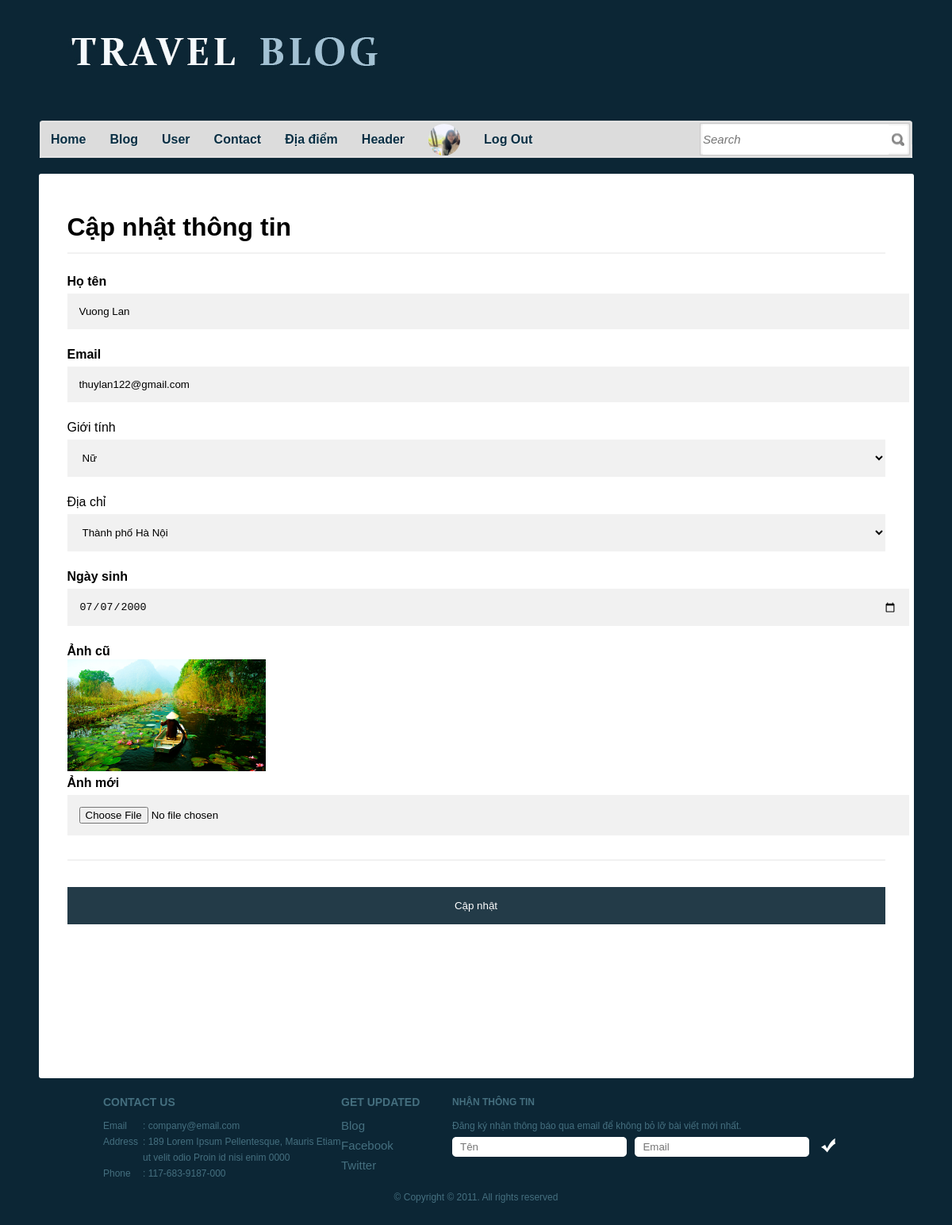
The page /ad_user_update.php?update=12 (signed in) on the database its author committed.
### tables this page shows
CREATE TABLE `register` (
  `id_regt` int(11) NOT NULL,
  `Fullname` varchar(50) NOT NULL,
  `email` varchar(30) NOT NULL,
  `password` varchar(10) NOT NULL,
  `gender` varchar(10) NOT NULL,
  `address` varchar(20) NOT NULL,
  `birthday` date NOT NULL,
  `file` varchar(100) NOT NULL,
  `level` int(11) NOT NULL
);

CREATE TABLE `devvn_tinhthanhpho` (
  `matp` varchar(5) NOT NULL,
  `name` varchar(100) NOT NULL,
  `type` varchar(30) NOT NULL,
  `slug` varchar(30) DEFAULT NULL
);

### control.php (called while the page is built, shortened)
<?php
include('connect.php');
 class data{
    public function get_register($email,$pass){
        global $conn;
        $sql="select*from register where email='$email' and password='$pass'";
        $run=mysqli_query($conn,$sql);
        return $run;
    }
    public function get_user($id_regt){
        global $conn;
        $sql="select*from register where id_regt='$id_regt'";
        $run=mysqli_query($conn,$sql);
        return $run;
    }
 public function select_devvn_tinhthanhpho(){
    global $conn;
    $sql="SELECT*from devvn_tinhthanhpho";
    $run =mysqli_query($conn,$sql);
    return $run;
 }
}

### ad_user_update.php (the view, shortened to what this page needs)
<!DOCTYPE html>
<?php
include("control.php");
$get_data=new data();
if(empty($_SESSION["email"])){
    header('location:login.php');
}
else{
$select_info=$get_data->get_register($_SESSION["email"],$_SESSION["pass"]);
foreach($select_info as $select){
	$user_avata=$select["file"];
}
}
?>
<html>
<head>
	<link rel="stylesheet" href="css/style.css" type="text/css" charset="utf-8" />
</head>
<body>
	<div id="header">
		<a href="trang1.php" id="logo"><img src="images/logo1.jpg" alt="LOGO" /></a>
		<div id="navigation">
			<ul>
            <li class="first"><a href="admin_login.php">Home</a></li>
				<li><a href="ad_man_blog.php">Blog</a></li>
				<li><a href="ad_man_user.php">User</a></li>
				<li><a href="ad_contact.php">Contact</a></li>
				<li><a href="ad_man_add.php">Địa điểm</a></li>
				<li><a href="ad_man_hd.php">Header</a></li>
				<li><a href=""><img src="img/<?php echo $user_avata?>" width="40px" height="40px" style="border-radius:50%;"></a></li>
				<li><a href="logout.php">Log Out</a></li>
			</ul>
		</div>
		<div id="search">
        <form action="" method="POST">
				<input type="text" placeholder="Search" class="txtfield" name="txt_search">
				<input type="submit" value="" class="button" name="btn_search">
			</form>
		</div>
	</div>
	<div id="contents">
		<div class="background">
        <form enctype="multipart/form-data" method="POST">
    <div class="container" id="cont">
    <h1>Cập nhật thông tin</h1>
    <hr>
    <?php
     $user_update=$get_data->get_user($_GET['update']);
     foreach($user_update as $user){
    ?>
	<label for="fname"><b>Họ tên</b></label>
    <input type="text" value="<?php  echo $user['Fullname']?>" name="txtfullname" id="fname" required>
    <label for="email"><b>Email</b></label>
    <input type="text" value="<?php  echo $user['email']?>" name="txtemail" id="email" required>
	<label>Giới tính</label>
	<select name="txtGioiTinh" class="inputs" >
		<option value="Nữ" <?php if($user['gender']=="Nữ") echo 'selected';?>>Nữ</option>
	 </select>
	 <label>Địa chỉ</label>
	<select name="txtQueQuan" class="inputs" >
							<?php
							$add=$get_data->select_devvn_tinhthanhpho();
							foreach($add as $se){
							?>
                            <option value="<?php echo $se['matp'] ?>" <?php if($se['matp']==$user['address']) echo 'selected';?>><?php echo $se['name'] ?></option>
							<?php  }?>
                         </select>
	<label for="date"><b>Ngày sinh</b></label>
	<input type="date" value="<?php echo $user['birthday'] ?>" class="date" name="txtDate"/>
	<label for="date"><b>Ảnh cũ</b></label>    <br>
    <img src="img/<?php echo $user['file'] ?>" class="img"><br>
    <label for="date"><b>Ảnh mới</b></label>
    <input type="file" class="file" name="txtFile"/>
    <hr>
    <input type="submit" class="registerbtn" name="btn_rgst" value="Cập nhật">
    <?php
     }
    ?>
  </div>
</form>
	</div>
	<div id="footer">
		<ul class="contacts">
			<h3>Contact Us</h3>
			<li><span>Email</span><p>: company@email.com</p></li>
			<li><span>Address</span><p>: 189 Lorem Ipsum Pellentesque, Mauris Etiam ut velit odio Proin id nisi enim 0000</p></li>
			<li><span>Phone</span><p>: 117-683-9187-000</p></li>
		</ul>
		<ul id="connect">
			<h3>Get Updated</h3>
			<li><a href="blog.php">Blog</a></li>
			<li><a href="http://facebook.com/freewebsitetemplates" target="_blank">Facebook</a></li>
			<li><a href="http://twitter.com/fwtemplates" target="_blank">Twitter</a></li>
		</ul>
		<div id="newsletter">
			<p><b>Nhận thông tin </b>
				Đăng ký nhận thông báo qua email để không bỏ lỡ bài viết mới nhất.
			</p>
			<form action="" method="post">
				<input type="text" placeholder="Tên" class="txtfield"  name="txt_name"/>
				<input type="text" placeholder="Email" class="txtfield"  name="txt_email"/>
				<input type="submit" value="" class="button" name="btnsub" />
			</form>
		</div>
		<span class="footnote">&copy; Copyright &copy; 2011. All rights reserved</span>
	</div>
</body>
</html>

### css/style.css (style rules this page uses)
html { font-family: Arial, Helvetica, sans-serif; }
body { background-color: #0c2635; margin: 0; }
img { border: 0; }
#header { width: 1100px; margin: 0 auto; padding: 40px 0; position: relative; }
#logo { display: block; padding: 0 0 35px 20px; }
#navigation { background: url(../images/bg-menu-left-curve.gif) no-repeat left bottom; height: 47px; padding: 13px 0 0 4px; position: absolute; bottom: -20px; left: 0; }
#navigation ul { background: url(../images/bg-menu.gif) repeat-x; display: inline-block; height: 40px; width: 840px; list-style: none; margin: 0; padding: 4px 0 3px; }
#navigation li { float: left; font-size: 16px; line-height: 40px; margin: 0 5px; text-align: center; }
#navigation li.first { margin-left: 0; }
#navigation a { color: #092f44; font-weight: bold; padding: 0 10px; text-decoration: none; text-shadow: 1px 1px 0 #eaeaea; }
#search { background: url(../images/bg-search.gif) no-repeat right bottom; height: 47px; width: 268px; padding: 13px 0 0; position: absolute; bottom: -20px; right: 0; }
#search form { display: inline-block; margin: 0; padding: 5px 4px 4px; }
#search input { float: left; line-height: 38px; }
#search .txtfield { color: #6e6e6e; font-size: 15px; font-style: italic; height: 38px; width: 234px; border: 0; margin: 0; padding: 0; }
#search .button { background: url(../images/spotlight.gif) no-repeat right center; border: 0; cursor: pointer; height: 38px; width: 20px; margin: 0; padding: 0; }
#contents { padding: 40px 0 20px; }
#contents .background { background-color: #ffffff; line-height: 20px; min-height: 1100px; width: 1063px; border-radius: 3px; margin: 0 auto; padding: 20px; }
#footer { color: #456f7f; line-height: 20px; width: 940px; margin: 0 auto; padding: 20px 10px; }
#footer ul.contacts { float: left; font-size: 12px; list-style: none; width: 300px; margin: 0; padding: 0 0 10px; }
#footer ul.contacts h3 { font-size: 14px; margin: 0 0 10px; text-transform: uppercase; }
#footer ul.contacts li span { float: left; width: 50px; }
#footer ul.contacts li p { margin: 0 0 0 50px; }
#connect { float: left; list-style: none; width: 140px; margin: 0; padding: 0; }
#connect h3 { font-size: 14px; margin: 0 0 10px; text-transform: uppercase; }
#connect li { padding: 0 0 5px; }
#connect li a { color: #456f7f; font-size: 15px; text-decoration: none; }
#newsletter { float: left; width: 500px; padding: 0 0 20px; }
#newsletter p { font-size: 12px; margin: 0; }
#newsletter p b { display: block; font-weight: 800; margin: 0 0 10px; text-transform: uppercase; }
#newsletter form { margin: 4px 0 16px; }
#newsletter .txtfield { background: url(../images/input.gif) no-repeat; color: #9c9c9c; height: 25px; line-height: 25px; width: 200px; border: 0; margin: 0 6px 0 0; padding: 0 10px; }
#newsletter .button { background: url(../images/button-check.gif) no-repeat; cursor: pointer; height: 25px; width: 25px; border: 0; padding: 0; }
#footer span.footnote { clear: both; display: block; font-size: 12px; margin: 40px 0 0; text-align: center; }

### ad_user_update.php (style rules this page uses)
#cont { box-sizing: border-box; }
.container { padding: 16px; background-color: white; }
div#cont>input[type=text], input[type=password],input[type=date],input[type=file] { width: 100%; padding: 15px; margin: 5px 0 22px 0; display: inline-block; border: none; background: #f1f1f1; }
div#cont>select { width: 100%; padding: 15px; margin: 5px 0 22px 0; display: inline-block; border: none; background: #f1f1f1; }
hr { border: 1px solid #f1f1f1; margin-bottom: 25px; }
.registerbtn { background-color: #0c2635; color: white; padding: 16px 20px; margin: 8px 0; border: none; cursor: pointer; width: 100%; opacity: 0.9; }
.img { width: 250px; }

### rows shown on the page
register: file (picture)
register: txtfullname "Vuong Lan", txtemail "thuylan122@gmail.com", txtGioiTinh "Nữ", txtQueQuan "Thành phố Hà Nội", txtDate "07/07/2000", file (picture)
